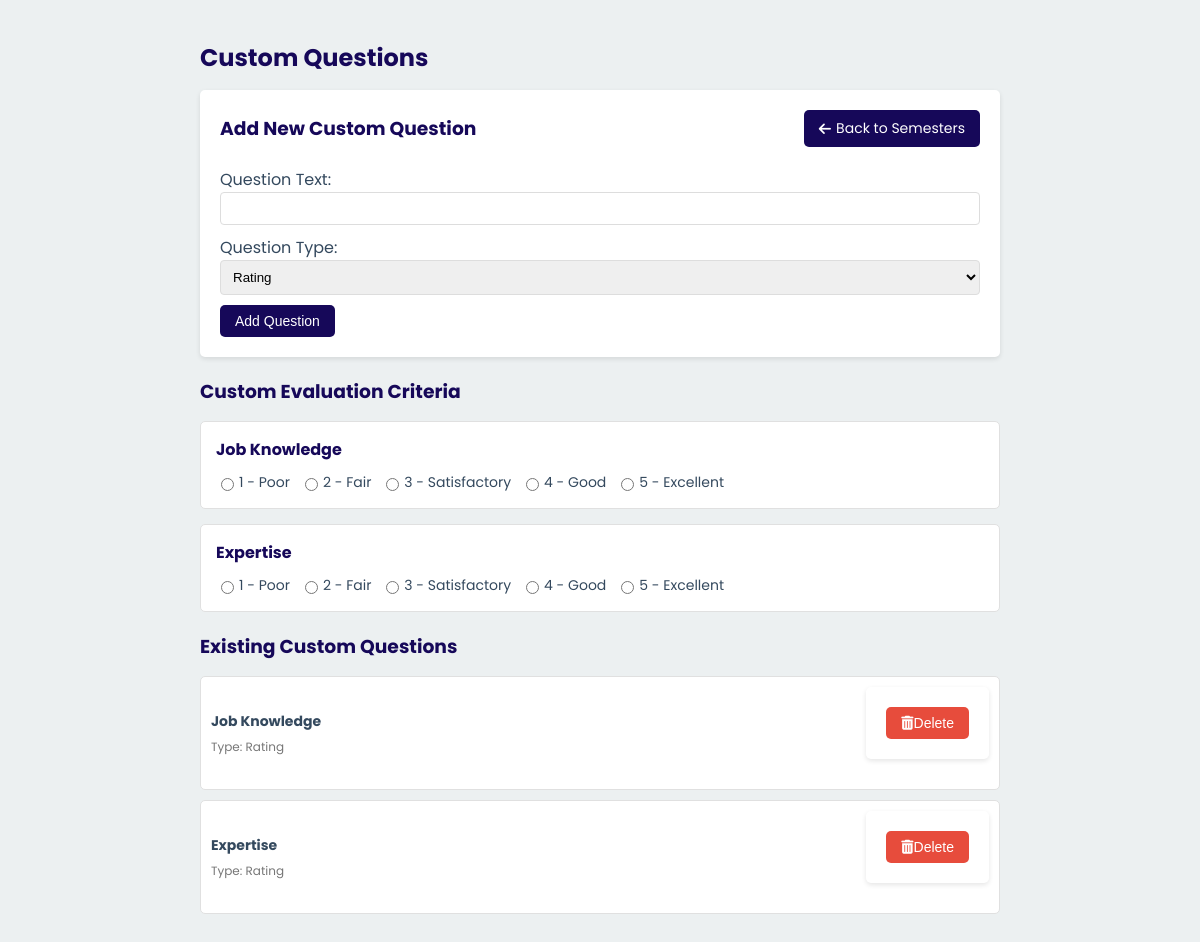
Page /admin/custom_question.php on the committed database.
### tables this page shows
CREATE TABLE `custom_questions` (
  `id` int(11) NOT NULL,
  `question_text` text NOT NULL,
  `question_type` enum('rating','text') NOT NULL,
  `category` varchar(255) DEFAULT NULL,
  `order_num` int(11) DEFAULT NULL,
  `is_deleted` tinyint(1) DEFAULT 0
);

### admin/custom_question.php (the view, shortened to what this page needs)
<?php
include '../connection/conn.php';
$stmt = $conn->prepare("SELECT * FROM custom_questions ORDER BY id");
$stmt->execute();
$result = $stmt->get_result();
$custom_questions = $result->fetch_all(MYSQLI_ASSOC);
?>
<!DOCTYPE html>
<html lang="en">
<head>
</head>
<body>
    <div class="container">
        <div class="main-content">
            <div class="header">
            <h2>Custom Questions</h2>
            </div>
            <form method="POST">
                <div class="form-header">
                    <h3>Add New Custom Question</h3>
                    <a href="semester.php" class="back-button"><i class="fas fa-arrow-left"></i> Back to Semesters</a>
                </div>
                <label for="question_text">Question Text:</label>
                <input type="text" id="question_text" name="question_text" required>
                <label for="question_type">Question Type:</label>
                <select id="question_type" name="question_type" required>
                    <option value="rating">Rating</option>
                </select>
                <button type="submit" name="add_question">Add Question</button>
            </form>
            <div class="evaluation-section">
                <h3>Custom Evaluation Criteria</h3>
                <?php foreach ($custom_questions as $question): ?>
                    <div class="criteria">
                        <h4><?php echo htmlspecialchars($question['question_text']); ?></h4>
                        <?php if ($question['question_type'] == 'rating'): ?>
                            <div class="rating-scale">
                                <label><input type="radio" name="custom_<?php echo $question['id']; ?>" value="1"> 1 - Poor</label>
                                <label><input type="radio" name="custom_<?php echo $question['id']; ?>" value="2"> 2 - Fair</label>
                                <label><input type="radio" name="custom_<?php echo $question['id']; ?>" value="3"> 3 - Satisfactory</label>
                                <label><input type="radio" name="custom_<?php echo $question['id']; ?>" value="4"> 4 - Good</label>
                                <label><input type="radio" name="custom_<?php echo $question['id']; ?>" value="5"> 5 - Excellent</label>
                            </div>
                        <?php else: ?>
                            <textarea name="custom_<?php echo $question['id']; ?>" placeholder="Enter your response" rows="3"></textarea>
                        <?php endif; ?>
                    </div>
                <?php endforeach; ?>
            </div>
            <div class="question-list">
                <h3>Existing Custom Questions</h3>
                <?php foreach ($custom_questions as $question): ?>
                    <div class="question-item">
                        <div>
                            <strong><?php echo htmlspecialchars($question['question_text']); ?></strong>
                            <br>
                            <small>Type: <?php echo ucfirst($question['question_type']); ?></small>
                        </div>
                        <form method="POST" class="delete-form" onsubmit="return confirm('Are you sure you want to delete this question?');">
                            <button type="submit" name="delete_question" class="delete-button">
                                <i class="fas fa-trash-alt"></i> Delete
                            </button>
                        </form>
                    </div>
                <?php endforeach; ?>
            </div>
        </div>
    </div>
</body>
</html>

### admin/custom_question.php (style rules this page uses)
:root { --primary-color: #160859; --secondary-color: #433878; --background-color: #ecf0f1; --text-color: #34495e; --accent-color: #e74c3c; }
body { font-family: 'Poppins', sans-serif; margin: 0; padding: 0; background-color: var(--background-color); color: var(--text-color); }
.container { display: flex; min-height: 100vh; }
.main-content { flex: 1; padding: 20px; max-width: 800px; margin: 0 auto; }
h2, h3 { color: var(--primary-color); margin-top: 20px; margin-bottom: 15px; }
form { background-color: white; padding: 20px; border-radius: 5px; box-shadow: 0 2px 5px rgba(0,0,0,0.1); margin-bottom: 20px; }
input[type="text"], select, textarea { width: 100%; padding: 8px; margin-bottom: 10px; border: 1px solid #ddd; border-radius: 4px; box-sizing: border-box; }
button[type="submit"], .back-button { display: inline-flex; align-items: center; padding: 8px 15px; background-color: var(--primary-color); color: white; text-decoration: none; border: none; border-radius: 5px; font-size: 14px; cursor: pointer; transition: background-color 0.3s; }
.back-button i { margin-right: 5px; }
.delete-button { background-color: var(--accent-color); }
.question-list { margin-top: 20px; }
.question-item { background-color: white; border: 1px solid #e0e0e0; padding: 10px; margin-bottom: 10px; border-radius: 5px; display: flex; justify-content: space-between; align-items: center; }
.question-item strong { font-size: 14px; }
.question-item small { font-size: 12px; color: #777; }
.delete-button { background-color: var(--accent-color) !important; color: white; padding: 5px 10px; border: none; border-radius: 4px; cursor: pointer; font-size: 12px; transition: background-color 0.3s; }
.evaluation-section { margin-top: 20px; }
.criteria { background-color: white; border: 1px solid #e0e0e0; padding: 15px; margin-bottom: 15px; border-radius: 5px; }
.criteria h4 { margin-top: 0; margin-bottom: 10px; color: var(--primary-color); }
.rating-scale { display: flex; flex-wrap: wrap; gap: 10px; }
.rating-scale label { display: flex; align-items: center; font-size: 14px; }
.rating-scale input[type="radio"] { margin-right: 5px; }
.delete-form { display: inline; }
.form-header { display: flex; justify-content: space-between; align-items: center; margin-bottom: 20px; }
.form-header h3 { margin: 0; }
.back-button { display: inline-flex; align-items: center; padding: 8px 15px; background-color: var(--primary-color); color: white; text-decoration: none; border-radius: 5px; font-size: 14px; transition: background-color 0.3s; }

### rows in the picture
custom_questions: question_text "Job Knowledge", question_type "Rating"
custom_questions: question_text "Expertise", question_type "Rating"
